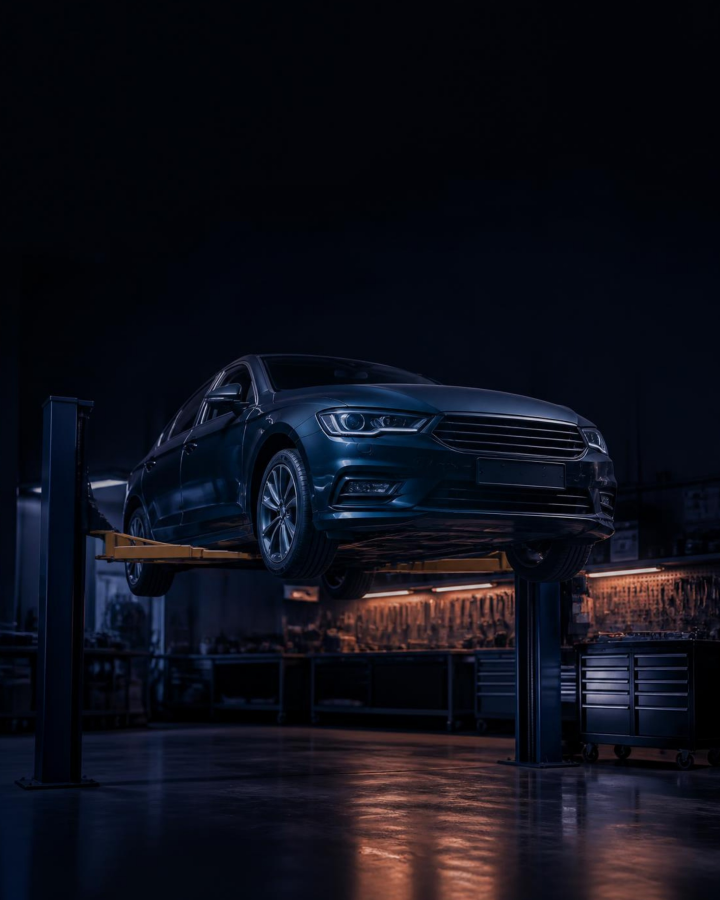
#> input picture marketing/care/parts-workshop.jpg, 2160 x 2700 px (shown at 1/3 size)
$ python parts_guide.py parts-workshop.jpg out/parts-guide-1.png
#> lines starting #> are read from the running program, lines starting #| are printed output that depends on the picture
### marketing/brand-kit/brand.py
"""CALL & RENT — new visual identity, shared by every ending."""
from PIL import Image, ImageDraw, ImageFont
import numpy as np, os

HERE = os.path.dirname(os.path.abspath(__file__))   # paths resolve inside the kit

W, H = 1080, 1920

# measured from the supplied logo files, pixel for pixel
ORANGE   = (244, 141, 87)     # #F48D57
LOGONAVY = ( 29,  69, 99)     # #1D4563
WHITE    = (255, 255, 255)
SOFT     = (203, 216, 228)

LOGO_WHITE = os.path.join(HERE, 'logo', 'callrent-logo-white.png')
LOGO_NAVY  = os.path.join(HERE, 'logo', 'callrent-logo-navy.png')
AR_BLACK   = 'NotoKufiArabic-Black.ttf'   # squared kufic — matches the wordmark
AR_BOLD    = 'NotoKufiArabic-ExtraBold.ttf'
LT_BOLD    = 'Oxanium-800.ttf'            # closest free match to the wordmark
LT_TEXT    = 'Oxanium-600.ttf'
LT_REG     = 'Oxanium-400.ttf'            # slogan: regular weight, not bold
CT_FONT    = 'Tajawal-Bold.ttf'           # contacts keep the original face
SLOGAN     = 'Drive Your Dreams, Discover Istanbul'

def F(name, size): return ImageFont.truetype(os.path.join(HERE, 'fonts', name), size)

_m = ImageDraw.Draw(Image.new('RGB', (10, 10)))
def w_lt(t, f):
    b = _m.textbbox((0,0), t, font=f, direction='ltr', language='en'); return b[2]-b[0]
def w_ar(t, f):
    b = _m.textbbox((0,0), t, font=f, direction='rtl', language='ar'); return b[2]-b[0]

# [11 lines left out: function navy_field, not called in this run]

def load_logo(width):
    lg = Image.open(LOGO_WHITE).convert('RGBA')
    return lg.resize((width, round(width*lg.height/lg.width)), Image.LANCZOS)

# [4 lines left out: function load_icons, not called in this run]

ROWS = [(('ig','fb'), 'callrenttr'), (('wa','ph'), '+90 555 034 22 00')]

# [7 lines left out: function spaced, not called in this run]

def draw_slogan(d, cy, size=42, track=1.0, fill=ORANGE+(255,)):
    spaced(d, SLOGAN, W//2, cy, F(LT_REG, size), fill, track)

# [9 lines left out: function draw_contacts, not called in this run]

### marketing/care/parts_guide.py
"""«اعتنِ بسيارتك»: when to replace car parts — two slides, dark theme, rendered at 2160x2700.

usage: python3 parts_guide.py <brand-kit dir> <out dir>
  1) cover: workshop scene (Canva, parts-workshop.jpg) + headline
  2) guide: six cards (hand-drawn icons, part name, interval) + 'your manual comes first' note
"""
import sys, os
HERE = os.path.dirname(os.path.abspath(__file__))
os.environ['CALLRENT_KIT'] = sys.argv[1]
sys.path.insert(0, sys.argv[1])
from PIL import Image, ImageDraw, ImageFilter
import numpy as np
from brand import ORANGE as O, LOGONAVY, WHITE as Wh, SOFT, F, AR_BLACK, AR_BOLD, CT_FONT, LT_TEXT, LOGO_WHITE, load_icons, w_ar, w_lt

K = 2; W, H = 1080*K, 1350*K
M = 64*K; R_ = W - M
DEEP = (8, 24, 41); TEAL = (22, 138, 128); CARD = (14, 36, 58)


def S(v): return round(v*K)


def shade(cv, bands):
    ys = np.arange(H, dtype=np.float32)
    for f, col in bands:
        a = np.nan_to_num(np.clip(f(ys), 0, 1))
        lay = Image.new('RGBA', (W, H), col+(0,))
        lay.putalpha(Image.fromarray((np.repeat(a[:, None], W, 1)*255).astype(np.uint8)))
        cv.alpha_composite(lay)


def chrome(cv, page, total):
    d = ImageDraw.Draw(cv)
    lg = Image.open(LOGO_WHITE).convert('RGBA'); lw = S(270)
    cv.alpha_composite(lg.resize((lw, round(lw*lg.height/lg.width)), Image.LANCZOS), (M - S(6), S(46)))
    fb = F(AR_BOLD, S(26)); bh = S(58); by = S(50); label = 'اعتنِ بسيارتك'
    bw = w_ar(label, fb) + S(64); bx = R_ - bw
    d.rounded_rectangle((bx, by, R_, by+bh), radius=S(6), fill=TEAL+(255,))
    d.polygon([(bx, by+bh-S(22)), (bx, by+bh), (bx+S(22), by+bh)], fill=O+(255,))
    d.text((bx+bw/2, by+bh/2+S(2)), label, font=fb, fill=Wh+(255,), anchor='mm', direction='rtl', language='ar')
    ic = load_icons(S(34)); fc = F(CT_FONT, S(29)); y = S(1292); x = M
    for k in ('ig', 'fb'):
        cv.alpha_composite(ic[k], (x, y - S(17))); x += S(44)
    d.text((x + S(6), y + S(2)), 'callrenttr', font=fc, fill=Wh+(255,), anchor='lm')
    fp = F(LT_TEXT, S(24)); t = f'{page:02d} / {total:02d}'
    d.text((R_, y + S(2)), t, font=fp, fill=SOFT+(255,), anchor='rm')
    if page < total:
        ax = R_ - w_lt(t, fp) - S(22)
        d.polygon([(ax, y - S(9)), (ax - S(14), y + S(1)), (ax, y + S(11))], fill=O+(255,))


# ---- icons: drawn in a 100x100 box, scaled by s ------------------------------------
# [49 lines left out: functions ic_oil, ic_filter, ic_plug, ic_brake, ic_tire, ic_battery, not called in this run]


PARTS = [  # right-to-left reading order: (icon, name, interval, note)
    (ic_oil, 'زيت المحرك', '5,000 – 10,000 كم', 'حسب نوع الزيت'),
    (ic_filter, 'فلتر الهواء', '15,000 – 20,000 كم', 'أقل في الأجواء المغبرة'),
    (ic_brake, 'فحمات الفرامل', '30,000 – 60,000 كم', 'حسب أسلوب القيادة'),
    (ic_tire, 'الإطارات', '40,000 – 60,000 كم', 'أو كل 5 سنوات'),
    (ic_plug, 'البواجي', '40,000 – 100,000 كم', 'حسب نوعها'),
    (ic_battery, 'البطارية', 'كل 3 – 5 سنوات', 'حسب الاستخدام والحرارة'),
]


def cover(out):
#> called with out = 'out/parts-guide-1.png/parts-guide-1.png'
    cv = Image.open(os.path.join(HERE, 'parts-workshop.jpg')).convert('RGBA').resize((W, H), Image.LANCZOS)
    shade(cv, [(lambda ys: np.clip(1 - ys/S(520), 0, 1)**1.2*0.85, DEEP), (lambda ys: np.clip((ys - S(1060))/S(260), 0, 1)*0.92, DEEP)])
#> after the loop in shade, `for f, col in bands:`:
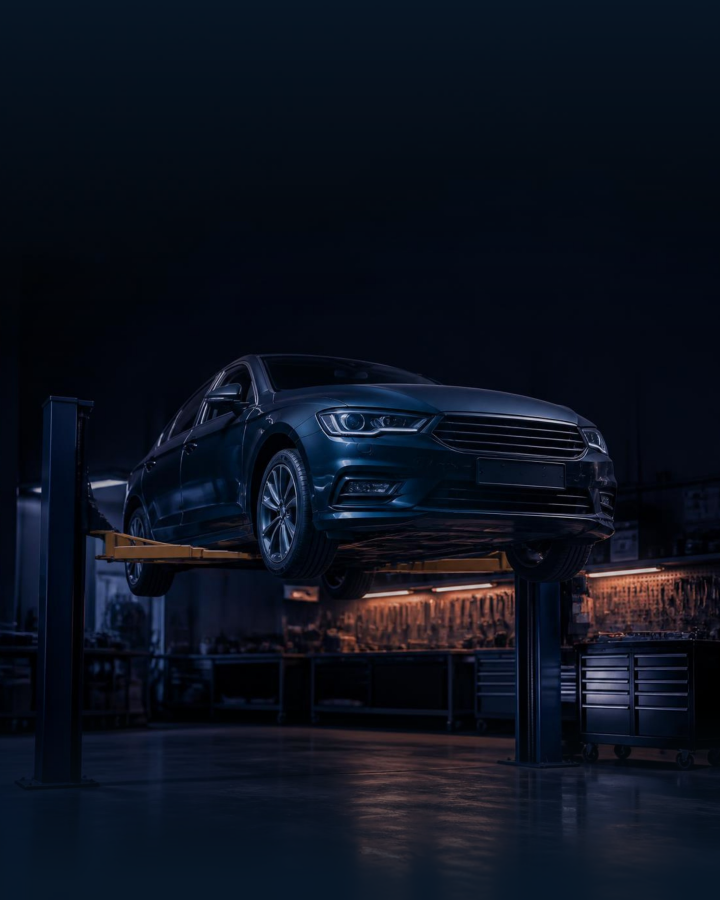
#> cv: PIL image 2160x2700 RGBA (shown at 1/3 size); mean R, G, B, A 12.4, 18, 30.3, 255
#> after the loop in shade, `for f, col in bands:`:
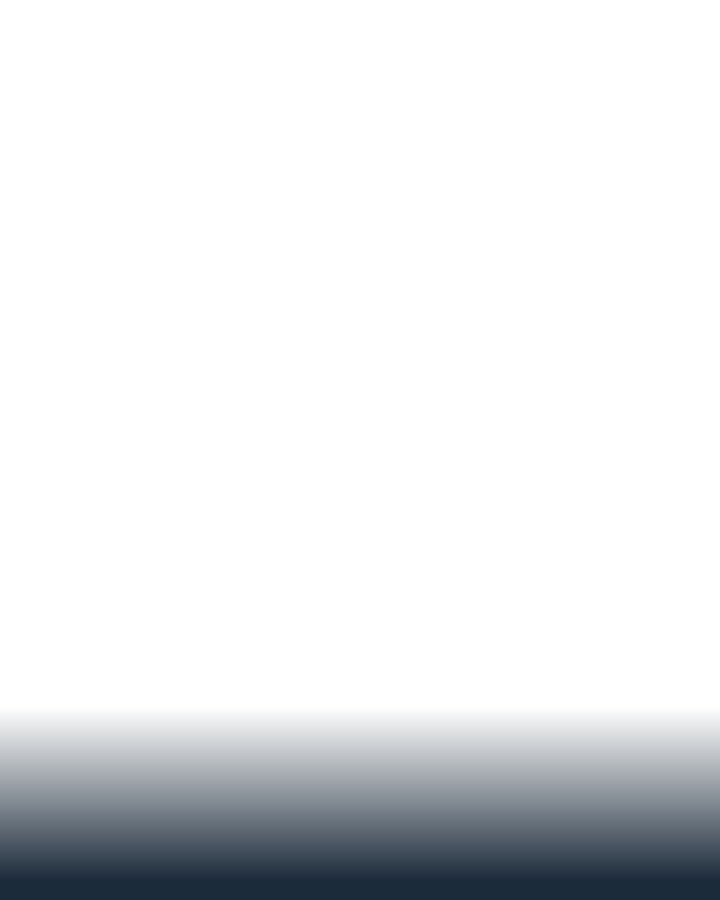
#> lay: PIL image 2160x2700 RGBA (shown at 1/3 size); mean R, G, B, A 8, 24, 41, 27.7; transparent parts drawn white
    d = ImageDraw.Draw(cv); cx = W/2
    d.text((cx, S(250)), 'متى تعمل', font=F(AR_BLACK, S(88)), fill=Wh+(255,), anchor='ms', direction='rtl', language='ar')
    t2 = 'صيانة دورية لسيارتك؟'; s2 = S(100)
    while w_ar(t2, F(AR_BLACK, s2)) > W - 2*M: s2 -= S(2)
    d.text((cx, S(372)), t2, font=F(AR_BLACK, s2), fill=O+(255,), anchor='ms', direction='rtl', language='ar')
    # odometer-style subtitle chip
    t = 'دليل سريع بالكيلومترات'; fs = F(AR_BOLD, S(32)); tw = w_ar(t, fs) + S(60)
    d.rounded_rectangle((cx - tw/2, S(408), cx + tw/2, S(464)), radius=S(30), outline=O+(255,), width=S(3))
    d.text((cx, S(437)), t, font=fs, fill=Wh+(255,), anchor='mm', direction='rtl', language='ar')
    chrome(cv, 1, 2)
#> in chrome, `d = ImageDraw.Draw(cv)`:
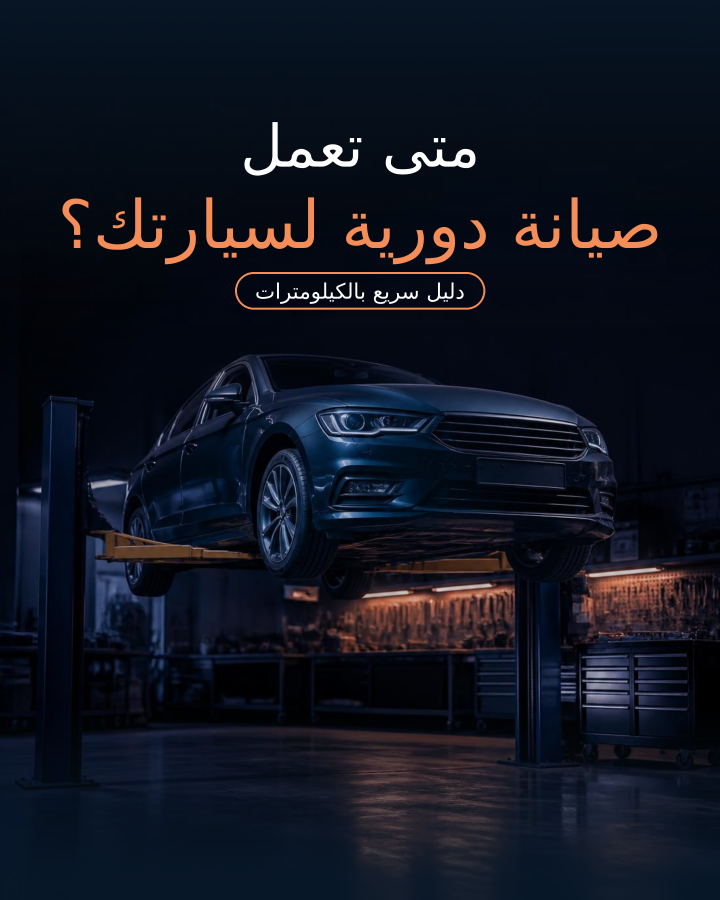
#> cv: PIL image 2160x2700 RGBA (shown at 1/3 size); mean R, G, B, A 16.4, 20.6, 32.2, 255
    cv.convert('RGB').save(out, optimize=True); print(out, cv.size)


# [31 lines left out: function guide, not called in this run]


if __name__ == '__main__':
    os.makedirs(sys.argv[2], exist_ok=True)
#> (the run stopped early here; a loop or call above may not have finished)

$ run again, with marketing/care/atf-dipstick.jpg copied over marketing/care/parts-workshop.jpg
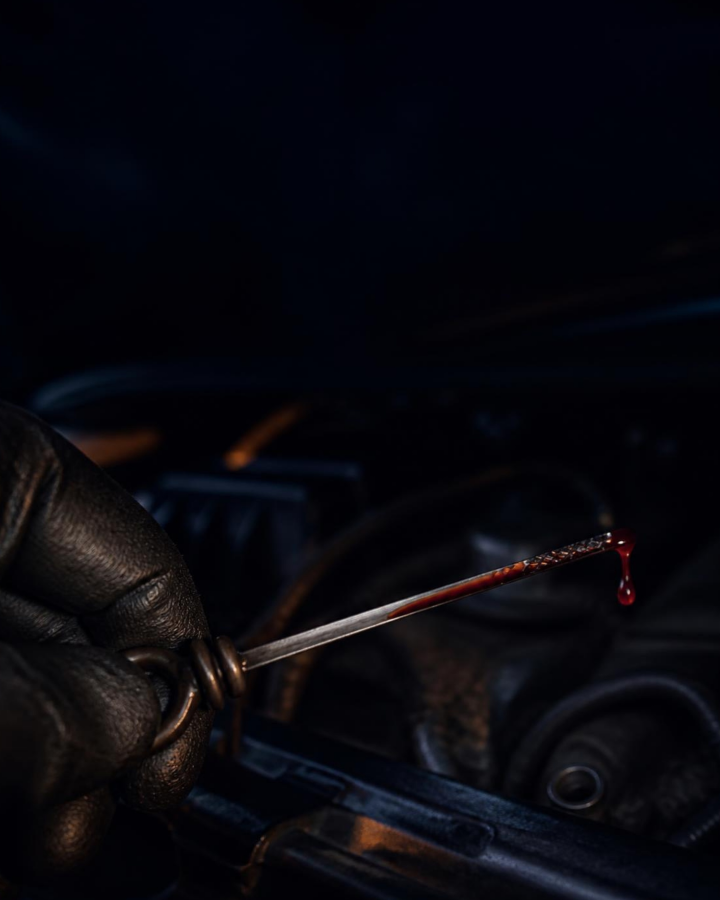
#> input picture marketing/care/atf-dipstick.jpg, 2160 x 2700 px (shown at 1/3 size)
#> after the loop in shade, `for f, col in bands:`:
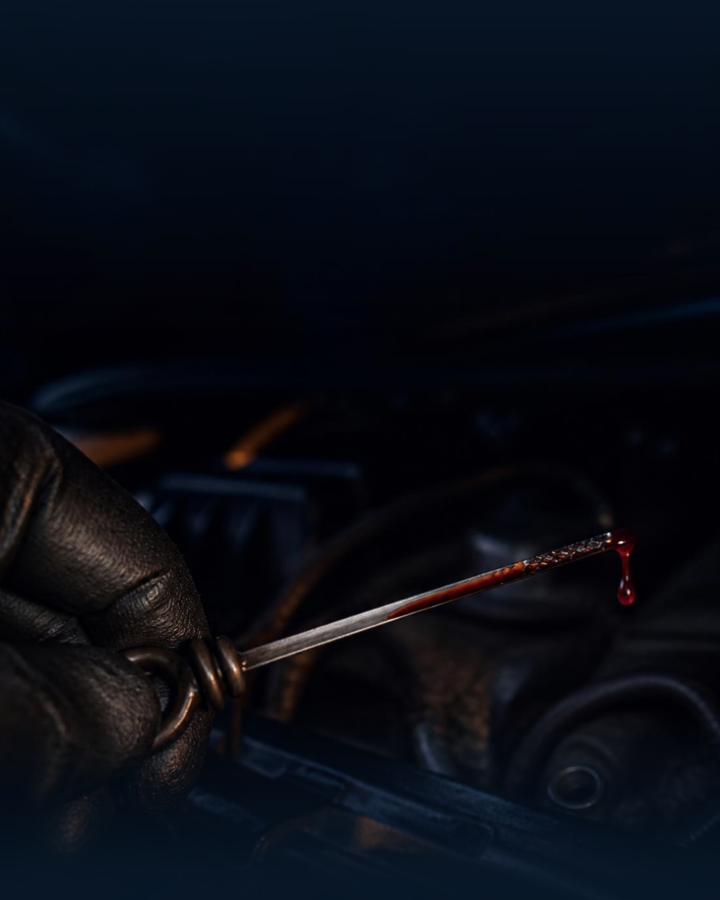
#> cv: PIL image 2160x2700 RGBA (shown at 1/3 size); mean R, G, B, A 8.9, 12.4, 20.8, 255
#> in chrome, `d = ImageDraw.Draw(cv)`:
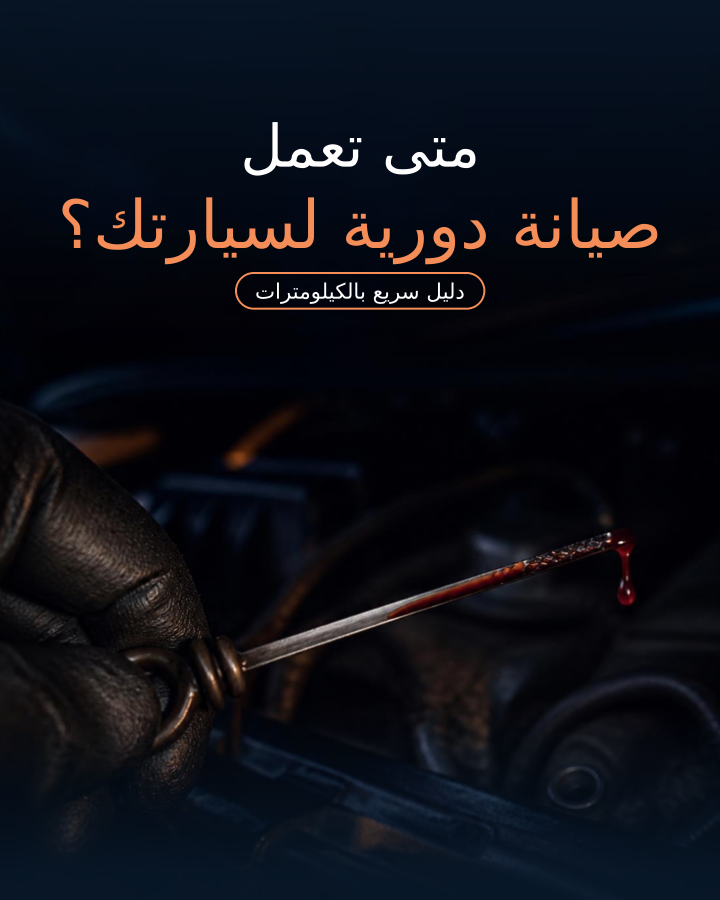
#> cv: PIL image 2160x2700 RGBA (shown at 1/3 size); mean R, G, B, A 12.9, 15.1, 22.7, 255
